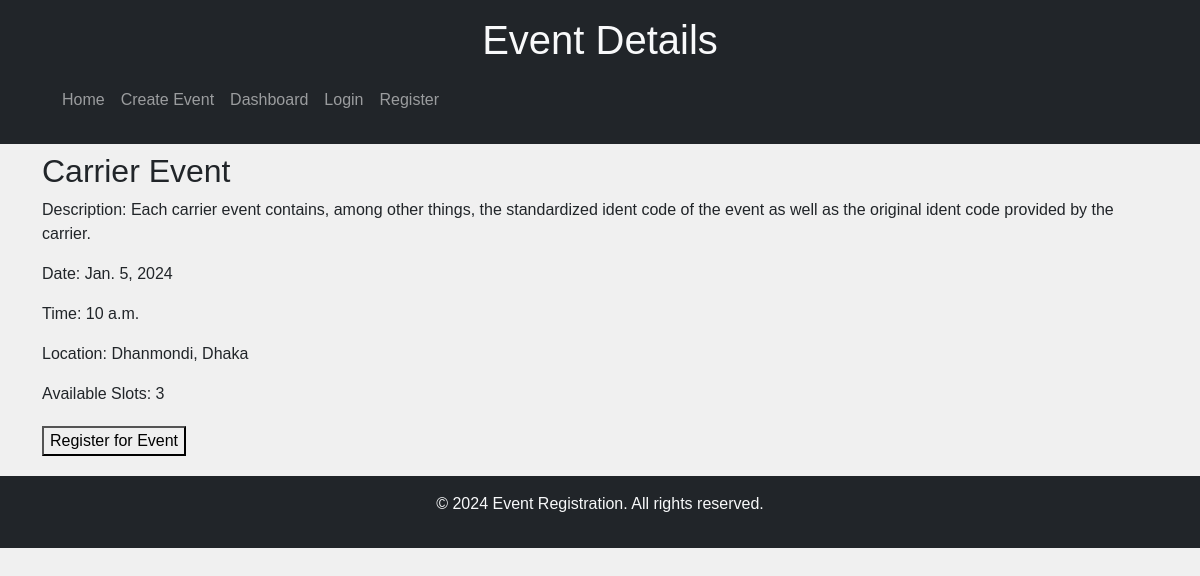
The page /event/1/ on the database its author committed.
### events/models.py (models this page shows, shortened)
class Event(models.Model):
    title = models.CharField(max_length=255)
    description = models.TextField()
    date = models.DateField()
    time = models.TimeField()
    location_name = models.CharField(max_length=255)
    max_slots = models.PositiveIntegerField()

### events/views.py (the view)
# urls.py: path('event/<int:event_id>/', views.event_detail, name='event_detail'),
def event_detail(request, event_id):
    event = Event.objects.get(id=event_id)
    return render(request, 'events/event_detail.html', {'event': event})

### events/templates/events/event_detail.html (shortened to what this page needs)
{% extends 'base.html' %}
{% block header %}Event Details{% endblock %}
{% block content %}
    <h2>{{ event.title }}</h2>
    <p>Description: {{ event.description }}</p>
    <p>Date: {{ event.date }}</p>
    <p>Time: {{ event.time }}</p>
    <p>Location: {{ event.location_name }}</p>
    <p>Available Slots: {{ event.max_slots }}</p>
    <form method="post" action="{% url 'register_for_event' event.id %}">
        <button type="submit">Register for Event</button>
    </form>
{% endblock %}

### events/static/css/styles.css (style rules this page uses)
body { font-family: 'Arial', sans-serif; margin: 0; padding: 0; background-color: #f0f0f0; }
form { margin-top: 20px; }

### rows shown on the page
Event: title "Carrier Event", description "Each carrier event contains, among other things, the standardized ident code of the event as well as the original ident code provided by the carrier.", date "Jan. 5, 2024", time "10 a.m.", location_name "Dhanmondi, Dhaka", max_slots "3"
